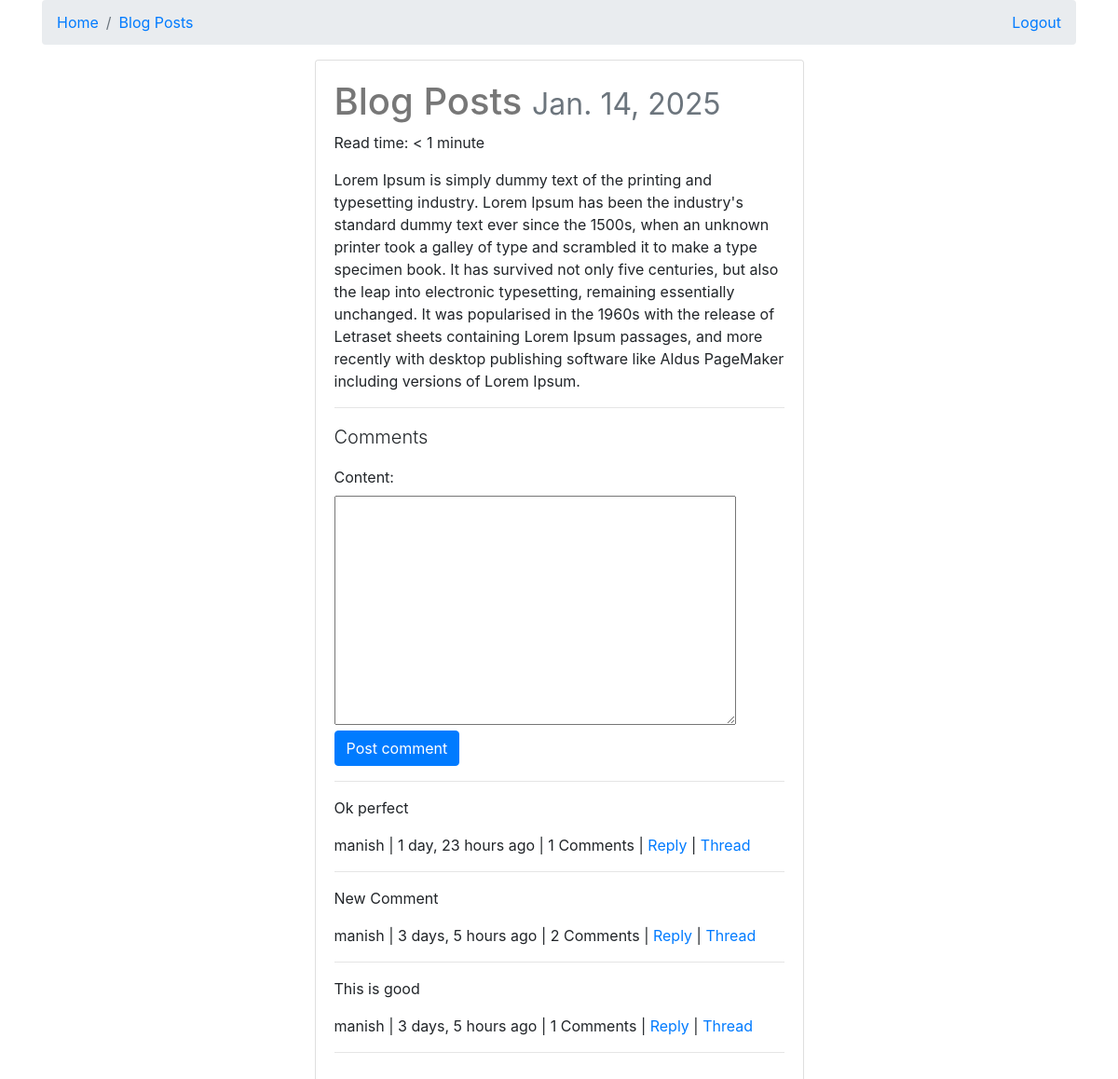
/blog-posts/ (signed in), run on an earlier commit of the app's database.
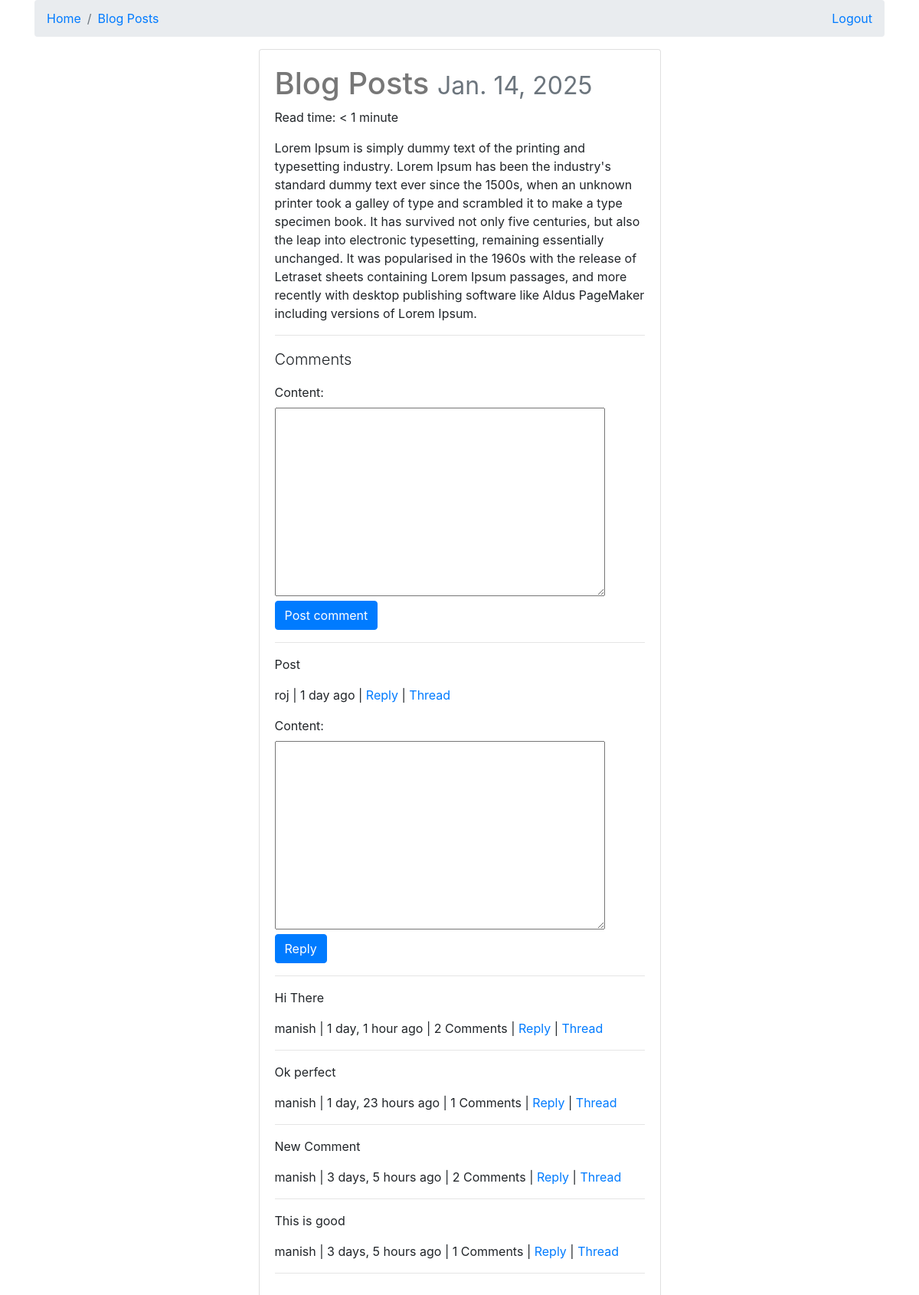
And on a later commit of the database.
### comments/models.py (models this page shows, shortened)
class Comment(models.Model):
    user = models.ForeignKey(settings.AUTH_USER_MODEL, on_delete=models.CASCADE, default=1)
    content_type = models.ForeignKey(ContentType, on_delete=models.CASCADE, null=True)
    object_id = models.PositiveIntegerField(null=True)
    content_object = GenericForeignKey("content_type", "object_id")
    parent  = models.ForeignKey("self", null=True, blank=True, on_delete=models.CASCADE)
    objects = CommentManager() # to make sure the instance of CommentManager is available and CommentManager can override other kinds of queries
    class Meta:
        ordering = ['-timestamp']
    content   = models.TextField()
    timestamp = models.DateTimeField(auto_now_add=True)
    def get_absolute_url(self):
        return reverse("comments:thread", kwargs={"id": self.id})
    def children(self):
        return Comment.objects.filter(parent=self)

### posts/views.py (the view, shortened to what this page needs)
# urls.py: path('<slug:slug>/', post_detail, name='detail'),
def post_detail(request, slug):
    instance = get_object_or_404(Post, slug=slug)
    if instance.publish > timezone.now().date() or instance.draft:
        if not request.user.is_authenticated:
            raise Http404
    share_string = quote_plus(instance.content)
    initial_data = {
        "content_type": instance.get_content_type,
        "object_id": instance.id,
    }
    form = CommentForm(request.POST or None, initial=initial_data)
    comments = Comment.objects.filter_by_instance(instance)
    context = {
        "title": instance.title,
        "instance": instance,
        "share_string": share_string,
        "comments": comments,
        "comment_form": form,
    }
    return render(request, 'posts/post_detail.html', context)

### comments/forms.py
class CommentForm(forms.Form):
    content_type = forms.CharField(widget=forms.HiddenInput)
    object_id = forms.IntegerField(widget=forms.HiddenInput)
    content = forms.CharField(widget=forms.Textarea)

### comments/models.py (called while the page is built)
    def filter_by_instance(self, instance):
        content_type = ContentType.objects.get_for_model(instance.__class__) # Used to get  content type object associated with model of instance
        obj_id = instance.id
        qs = super(CommentManager, self).filter(content_type=content_type, object_id=obj_id).filter(parent=None) # It is getting superclass relating to instance in other words Comment.objects
        return qs

### posts/models.py (called while the page is built)
    def get_absolute_url(self):
        return reverse("posts:detail", kwargs={"slug": self.slug})

    def get_markdown(self):
        content = self.content
        markdown_text = markdown(content)
        return mark_safe(markdown_text)

    @property
    def get_content_type(self):
        instance = self
        content_type = ContentType.objects.get_for_model(instance.__class__)
        return content_type

### posts/templates/posts/post_detail.html (shortened to what this page needs)
{% extends "posts/base.html" %}
{% block post_detail_link %}
<li class="breadcrumb-item"> <a href='{{ instance.get_absolute_url }}'> {{ instance.title }} </a> </li>
{% endblock %}
{% block content %}
<div class="col-12 col-sm-10 col-md-8 col-lg-6 mb-1 offset-sm-1 offset-md-2 offset-lg-3">
    <div class="card">
        <div class="card-body">
            <h1>{{ instance.title }}
                <small class="text-muted">{{ instance.publish }}</small>
            </h1>
            <p>Read time: {% if instance.read_time <= 1 %} < 1 minute {% else %} {{ instance.read_time }} minutes {% endif %} </p>
            <div class="post-detail-item">
                {{ instance.get_markdown }}
            </div>
            <hr/>
            <div>
                <p class='lead'>Comments</p>
                {% if request.user.is_authenticated %}
                <form method="POST" action="."> {% csrf_token %}
                    {{ comment_form }}
                    <input type='submit' value='Post comment' class='btn btn-primary'>
                </form>
                {% else %}
                <p>You must login to comment</p>
                {% endif %}
                <hr/>
                {% for comment in comments %}
                    <blockquote>
                        <p>{{ comment.content }}</p>
                        <footer>{{ comment.user }} | {{ comment.timestamp|timesince }} ago | {% if comment.children.count > 0 %}{{ comment.children.count }} Comments {% if comment.children.count > 1 %} {% endif %} | {% endif %} <a class='comment-reply-btn' href='#'>Reply</a> | <a class='' href='{{ comment.get_absolute_url }}'>Thread</a> </footer>
                        <div class='comment-reply' style='display:none;'>
                    </blockquote>
                            {% if request.user.is_authenticated %}
                            <form method="POST" action="."> {% csrf_token %}
                               {{ comment_form }}
                                <input type="submit" value="Reply" class="btn btn-primary">
                            </form>
                            {% else %}
                            <p>You must login to comment</p>
                            {% endif %}
                        </div>
                    </blockquote>
                    <hr/>
                {% endfor %}
            </div>
        </div>
    </div>
</div>
{% endblock content %}

What changed in the data, as far as the page shows it:
added Comment: content "Post", user "roj", timestamp "1 day"
added Comment: content "Hi There", user "manish", timestamp "1 day, 1 hour", children.count "2"
